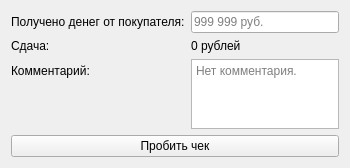
<?xml version="1.0" encoding="UTF-8"?>
<ui version="4.0">
 <class>Form</class>
 <widget class="QWidget" name="Form">
  <property name="windowModality">
   <enum>Qt::ApplicationModal</enum>
  </property>
  <property name="geometry">
   <rect>
    <x>0</x>
    <y>0</y>
    <width>350</width>
    <height>165</height>
   </rect>
  </property>
  <property name="windowTitle">
   <string>Оплата чека</string>
  </property>
  <layout class="QGridLayout" name="gridLayout">
   <item row="3" column="0">
    <widget class="QPushButton" name="totalButton">
     <property name="text">
      <string>Пробить чек</string>
     </property>
    </widget>
   </item>
   <item row="0" column="0">
    <layout class="QFormLayout" name="formLayout">
     <property name="fieldGrowthPolicy">
      <enum>QFormLayout::AllNonFixedFieldsGrow</enum>
     </property>
     <item row="0" column="0">
      <widget class="QLabel" name="receiveLabel">
       <property name="text">
        <string>Получено денег от покупателя:</string>
       </property>
      </widget>
     </item>
     <item row="0" column="1">
      <widget class="QLineEdit" name="receiveEdit">
       <property name="placeholderText">
        <string>999 999 руб.</string>
       </property>
      </widget>
     </item>
     <item row="2" column="0">
      <widget class="QLabel" name="commentLabel">
       <property name="text">
        <string>Комментарий: </string>
       </property>
      </widget>
     </item>
     <item row="1" column="0">
      <widget class="QLabel" name="changeLabel">
       <property name="text">
        <string>Сдача:</string>
       </property>
      </widget>
     </item>
     <item row="1" column="1">
      <widget class="QLabel" name="changeEdit">
       <property name="text">
        <string>0 рублей</string>
       </property>
      </widget>
     </item>
     <item row="2" column="1">
      <widget class="QPlainTextEdit" name="commentEdit">
       <property name="readOnly">
        <bool>true</bool>
       </property>
       <property name="placeholderText">
        <string>Нет комментария.</string>
       </property>
      </widget>
     </item>
    </layout>
   </item>
  </layout>
 </widget>
 <resources/>
 <connections/>
</ui>
